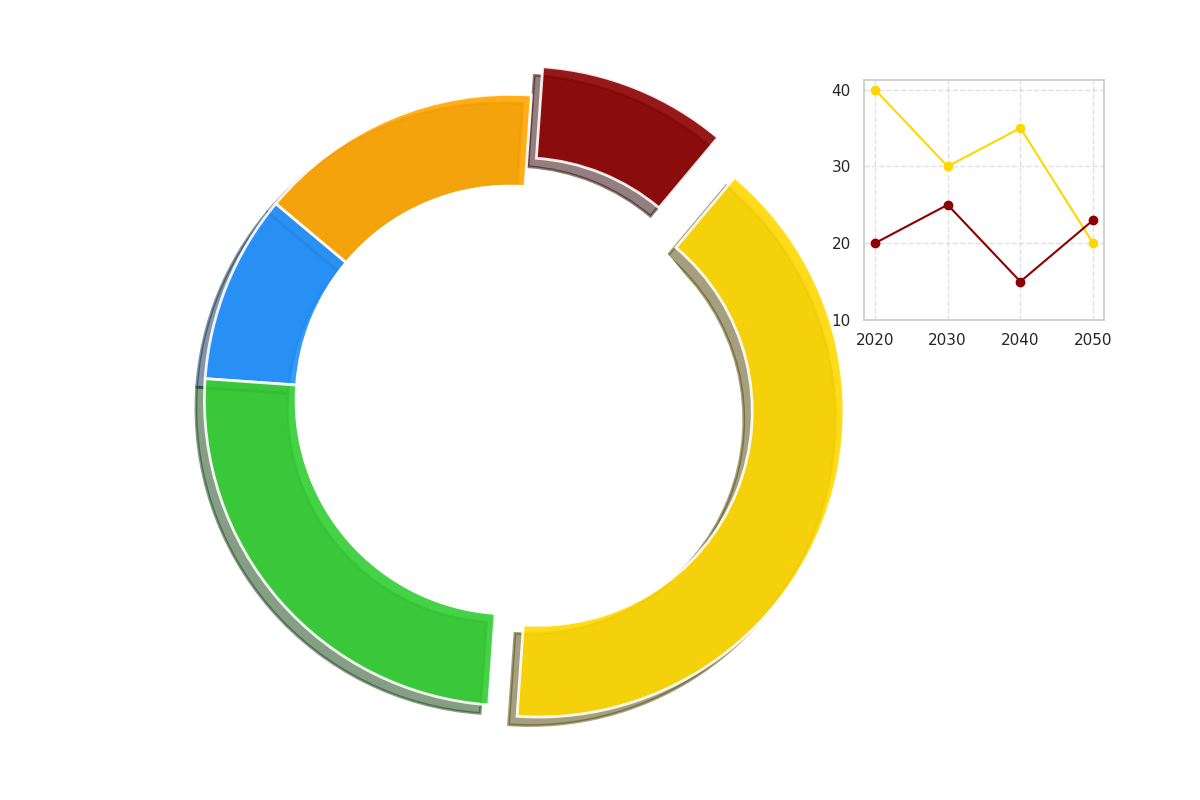

Reproduce this figure in Python.
import matplotlib.pyplot as plt
import numpy as np

percentages = [10, 25, 40, 10, 15]  # shuffled
colors = ['#1E90FF', '#32CD32', '#FFD700', '#8B0000', '#FFA500']  # shuffled
explode = (0, 0, 0.1, 0.1, 0)

fig, ax = plt.subplots(figsize=(12, 8), subplot_kw=dict(aspect="equal"))

wedges, *_ = ax.pie(
    percentages, 
    colors=colors, 
    startangle=140, 
    pctdistance=0.85,
    explode=explode,
    wedgeprops=dict(width=0.3, edgecolor='w', linewidth=2, alpha=0.9),
    shadow=True
)

centre_circle = plt.Circle((0, 0), 0.70, fc='white', edgecolor='white', linewidth=1.5)
ax.add_artist(centre_circle)

ax_inset = fig.add_axes([0.72, 0.6, 0.2, 0.3])
years = [2020, 2030, 2040, 2050]
solar_trend = [40, 30, 35, 20]  # shuffled
nuclear_trend = [20, 25, 15, 23]  # shuffled
ax_inset.plot(years, solar_trend, color='#FFD700', marker='o')
ax_inset.plot(years, nuclear_trend, color='#8B0000', marker='o')
ax_inset.set_xticks(years)
ax_inset.set_yticks([10, 20, 30, 40])
ax_inset.grid(True, linestyle='--', alpha=0.6)

plt.tight_layout(rect=[0, 0, 0.85, 1])

plt.show()
